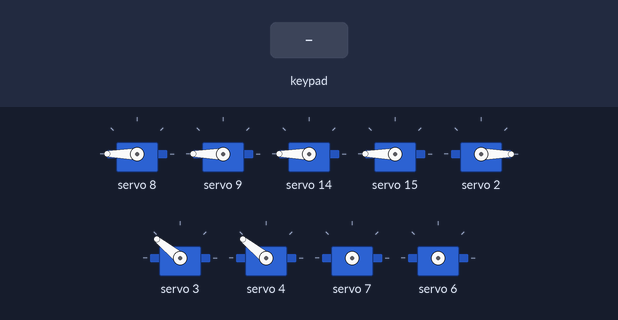
Recording of a sketch running on a simulated Arduino Uno, built with avr-gcc and run on an emulated ATmega328P. Shown: 9 × servo. The inputs (shaded band) are chosen by the test bench. What the sketch prints to the serial monitor is not drawn.

Above: at 1.2 s.
1.3 s: key 'S' pressed
At 1.53 s:
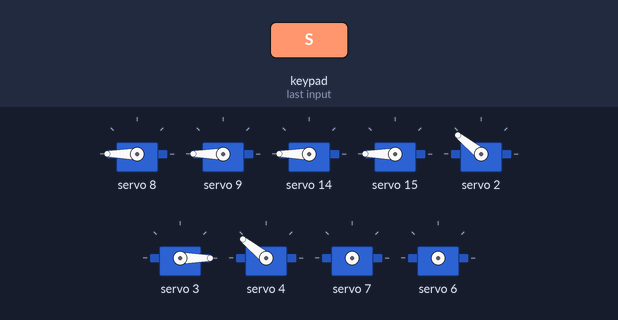
3.2 s: key 'T' pressed
4.7 s: key 'S' pressed
At 6.5 s:
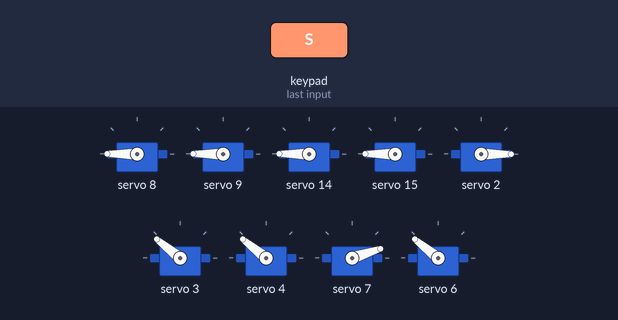
Timing chart, 0 to 8.0 s (numbered marks = the images above; inputs shaded):
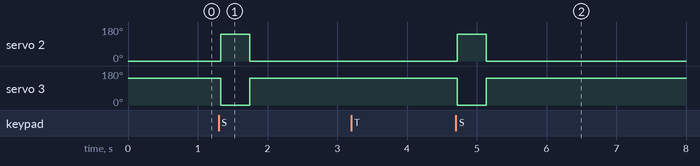

Measured:
- after the input at 1.3 s, servo 2: 0° → 141° at once, → 0° 0.41 s later; servo 3: 141° → 0° at once, → 141° 0.41 s later
- after the input at 4.7 s, servo 2: 0° → 141° at once, → 0° 0.41 s later; servo 3: 141° → 0° at once, → 141° 0.41 s later

The sketch:

VRC2022TeamHBT.ino
```cpp
#include "motors.h"
#include "PS2_controller.h"
#include <PS2X_lib.h>

void setup()
{

  Serial.begin(115200);
  initMotors();
  setupPS2controller();
}

void loop()
{
  ps2x.read_gamepad(false, 0);
  PS2control();
}
```

PS2_controller.h
```cpp
//#include "motors.h"
#include <PS2X_lib.h>

PS2X ps2x; // create PS2 Controller Class
#define PWM_CHANNEL3 10
#define PWM_CHANNEL4 11
#define PWM_CHANNEL5 12
#define PWM_CHANNEL6 13
#define PS2_DAT 12 //MISO  19
#define PS2_CMD 13 //MOSI  23
#define PS2_SEL 15 //SS     5
#define PS2_CLK 14 //SLK   18

//#define MIN_PWM 0
//#define MAX_PWM 4095
//bool RUN = 0;

void setupPS2controller()
{
  ps2x.config_gamepad(PS2_CLK, PS2_CMD, PS2_SEL, PS2_DAT, true, true);
  ps2x.readType();
  //  ps2x.read_gamepad(false, 0); // disable vibration of the controller
}
bool PS2control()
{
  // Based on IgorF2's Arduino Bot:https://www.instructables.com/Arduino-Robot-With-PS2-Controller-PlayStation-2-Jo/
  int nJoyX = ps2x.Analog(PSS_LX); // read x-joystick
  int nJoyY = ps2x.Analog(PSS_LY); // read y-joystick

  nJoyX = map(nJoyX, 0, 255, -4095, 4095);
  nJoyY = map(nJoyY, 0, 255, 4095, -4095);

  // OUTPUTS
  int nMotMixL; // Motor (left) mixed output
  int nMotMixR; // Motor (right) mixed output

  float fPivYLimit = 4095.0;

  // TEMP VARIABLES
  float nMotPremixL; // Motor (left) premixed output
  float nMotPremixR; // Motor (right) premixed output
  int nPivSpeed;     // Pivot Speed
  float fPivScale;   // Balance scale between drive and pivot

  // Calculate Drive Turn output due to Joystick X input
  if (nJoyY >= 0)
  {
    // Forward
    nMotPremixL = (nJoyX >= 0) ? 4096 : (4096 + nJoyX);
    nMotPremixR = (nJoyX >= 0) ? (4096 - nJoyX) : 4096;
  }
  else
  {
    // Reverse
    nMotPremixL = (nJoyX >= 0) ? (4096 - nJoyX) : 4096;
    nMotPremixR = (nJoyX >= 0) ? 4096 : (4096 + nJoyX);
  }

  // Scale Drive output due to Joystick Y input (throttle)
  nMotPremixL = nMotPremixL * nJoyY / 4095.0;
  nMotPremixR = nMotPremixR * nJoyY / 4095.0;

  // Now calculate pivot amount
  // - Strength of pivot (nPivSpeed) based on Joystick X input
  // - Blending of pivot vs drive (fPivScale) based on Joystick Y input
  nPivSpeed = nJoyX;
  fPivScale = (abs(nJoyY) > fPivYLimit) ? 0.0 : (1.0 - abs(nJoyY) / fPivYLimit);

  // Calculate final mix of Drive and Pivot
  nMotMixL = (1.0 - fPivScale) * nMotPremixL + fPivScale * (nPivSpeed);
  nMotMixR = (1.0 - fPivScale) * nMotPremixR + fPivScale * (-nPivSpeed);

  Serial.print(nMotMixL);
  Serial.print("\t");
  Serial.println(nMotMixR);
  int c1 = 0, c2 = 0, c3 = 0, c4 = 0;

  if (nMotMixR > 50)
  {
    c3 = nMotMixR;
    // pwm.setPWM(PWM_CHANNEL1, motor_right_speed, MAX_PWM - motor_right_speed );
    // pwm.setPWM(PWM_CHANNEL2, 0, MAX_PWM );
  }

  else if (nMotMixR < -50)
  {
    // pwm.setPWM(PWM_CHANNEL2, motor_right_speed, MAX_PWM - motor_right_speed );
    // pwm.setPWM(PWM_CHANNEL1, 0, MAX_PWM );
    c4 = abs(nMotMixR);
  }

  if (nMotMixL > 50)
  {
    c1 = nMotMixL;
  }
  else if (nMotMixL < -50)
  {
    c2 = abs(nMotMixL);
  }
  setPWMMotors(c1, c2, c3, c4);


  int Servo_1 = ps2x.Button(PSB_TRIANGLE);
  int Servo_2 = ps2x.Button(PSB_CIRCLE);
  int Servo_lay_khoi = ps2x.Button(PSB_SQUARE);
  pwm.setPWM(2,0,Servo_lay_khoi ? 410 : 68 );
  pwm.setPWM(3,0,Servo_lay_khoi ? 68 : 410);
  pwm.setPWM(7,0,Servo_1 ? 150 : 0);
  pwm.setPWM(6,0,Servo_1 ? 410 : 0);
  pwm.setPWM(PWM_CHANNEL5, ps2x.Button(PSB_R1) ? 2900 : 0, ps2x.Button(PSB_R2) ? 2900 : 0);
  pwm.setPWM(PWM_CHANNEL6, ps2x.Button(PSB_R2) ? 2900 : 0, ps2x.Button(PSB_R1) ? 2900 : 0);
  pwm.setPWM(PWM_CHANNEL3, ps2x.Button(PSB_L1) ? 4095 * 2/3 : 0, ps2x.Button(PSB_L2) ? 4095 * 2/3 : 0);
  pwm.setPWM(PWM_CHANNEL4, ps2x.Button(PSB_L2) ? 4095 * 2/3 : 0, ps2x.Button(PSB_L1) ? 4095 * 2/3 : 0);
  // chức năng ẩn , combo hủy diệt :)))
  pwm.setPWM(4,0,(ps2x.Button(PSB_PAD_DOWN) and ps2x.Button(PSB_R2) and ps2x.Button(PSB_R3) and ps2x.Button(PSB_L2) )  ? 68 : 410);

  pwm.setPWM(PWM_CHANNEL5, ps2x.Button(PSB_R1) ? 2900 : 0, ps2x.Button(PSB_R2) ? 2900 : 0);
  pwm.setPWM(PWM_CHANNEL6, ps2x.Button(PSB_R2) ? 2900 : 0, ps2x.Button(PSB_R1) ? 2900 : 0);
  pwm.setPWM(PWM_CHANNEL3, ps2x.Button(PSB_L1) ? 4095 * 2/3 : 0, ps2x.Button(PSB_L2) ? 4095 * 2/3 : 0);
  pwm.setPWM(PWM_CHANNEL4, ps2x.Button(PSB_L2) ? 4095 * 2/3 : 0, ps2x.Button(PSB_L1) ? 4095 * 2/3 : 0);
  delay(10);
  return 1;
}
```

motors.h
```cpp
#include <stdio.h>
#include <Wire.h>
#include <Adafruit_PWMServoDriver.h>

#define MIN_PWM 0
#define MAX_PWM 4095

//#define SDA 3
//#define SCL 0
// PWM channels of pca9685 0-16
#define PWM_CHANNEL1 8
#define PWM_CHANNEL2 9
#define PWM_CHANNEL3 10
#define PWM_CHANNEL4 11
#define PWM_CHANNEL5 12
#define PWM_CHANNEL6 13
#define PWM_CHANNEL7 14
#define PWM_CHANNEL8 15

Adafruit_PWMServoDriver pwm = Adafruit_PWMServoDriver();

void setPWMMotors(int c1, int c2, int c3, int c4)
{


  pwm.setPWM(PWM_CHANNEL1, c1, MAX_PWM - c1);
  pwm.setPWM(PWM_CHANNEL2, c2, MAX_PWM - c2);
  pwm.setPWM(PWM_CHANNEL7, c3, MAX_PWM - c3);
  pwm.setPWM(PWM_CHANNEL8, c4, MAX_PWM - c4);
}


void initMotors()
{
  Wire.begin(); //SDA, SCL,400000);
  pwm.begin();
  pwm.setOscillatorFrequency(27000000);
  pwm.setPWMFreq(50);
  Wire.setClock(400000);

  setPWMMotors(0, 0, 0, 0);
  pwm.setPWM(PWM_CHANNEL5, 0, 0);
  pwm.setPWM(PWM_CHANNEL6, 0, 0);
  pwm.setPWM(7,0,0);
  pwm.setPWM(6,0,0);
}
```
